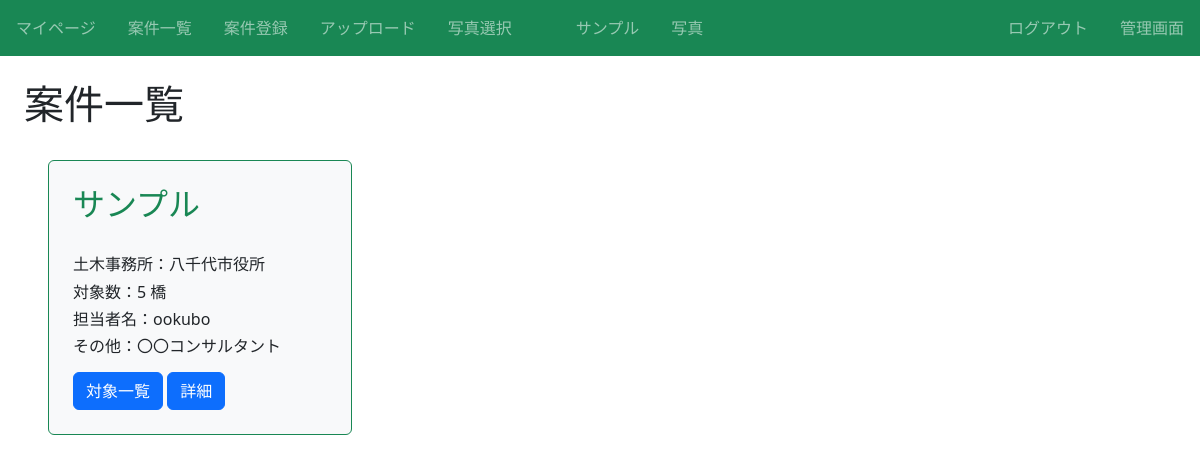
Page /article/ (signed in) on the committed database.
### infra/models.py (models this page shows, shortened)
class Article(models.Model):
  案件名 = models.CharField(max_length=100)# 顧客名
  土木事務所 = models.CharField(max_length=100)# 土木事務所 article_name
  対象数 = models.IntegerField()# 対象数 number
  担当者名 = models.CharField(max_length=100)# 担当者名 namager
  その他 = models.CharField(max_length=100)# その他 other
  カテゴリー = models.CharField(max_length=100, choices = CATEGORY)# カテゴリー

### infra/views.py (the view)
# urls.py: path('article/', views.ListArticleView.as_view(), name='list-article'),
class ListArticleView(LoginRequiredMixin, ListView):
  template_name = 'infra/article_list.html'
  model = Article

### infra/templates/infra/article_list.html (shortened to what this page needs)
{% extends "base.html" %}
{% block h1 %}案件一覧{% endblock %}
{% block content %}
<div class="d-flex flex-wrap">
  {% for item in object_list %}
    <div class="p-4 m-4 bg-light border border-success rounded" style="width: 19rem;">
      <h2 class="text-success">{{ item.案件名 }}</h2><br>
      <h6 class="card-text">土木事務所：{{ item.土木事務所 }}</h6>
      <h6 class="card-text">対象数：{{ item.対象数 }} 橋</h6>
      <h6 class="card-text">担当者名：{{ item.担当者名 }}</h6>
      <h6 class="card-text">その他：{{ item.その他 }}</h6>
      <div class="mt-3">
        <a href="{% url 'list-infra' pk=item.pk %}" class="btn btn-primary">対象一覧</a>
        <a href="{% url 'detail-article' item.pk %}" class="btn btn-primary">詳細</a>
      </div>
    </div>
  {% endfor %}
{% endblock content %}

### infra/static/infra/css/style.css (style rules this page uses)
a { text-decoration: none; }

### rows in the picture
Article: 案件名 "サンプル", 土木事務所 "八千代市役所", 対象数 "5", 担当者名 "ookubo", その他 "〇〇コンサルタント"
